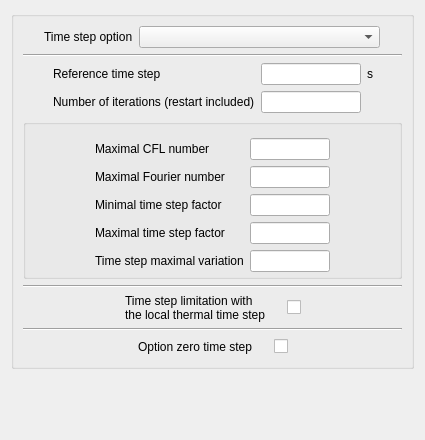
<?xml version="1.0" encoding="UTF-8"?>
<ui version="4.0">
 <class>TimeStepForm</class>
 <widget class="QWidget" name="TimeStepForm">
  <property name="geometry">
   <rect>
    <x>0</x>
    <y>0</y>
    <width>425</width>
    <height>440</height>
   </rect>
  </property>
  <property name="windowTitle">
   <string>Form</string>
  </property>
  <layout class="QGridLayout">
   <item row="0" column="0">
    <layout class="QVBoxLayout">
     <item>
      <widget class="QGroupBox" name="groupBox">
       <property name="title">
        <string/>
       </property>
       <layout class="QGridLayout">
        <item row="0" column="0">
         <layout class="QHBoxLayout">
          <item>
           <spacer>
            <property name="orientation">
             <enum>Qt::Horizontal</enum>
            </property>
            <property name="sizeHint" stdset="0">
             <size>
              <width>40</width>
              <height>20</height>
             </size>
            </property>
           </spacer>
          </item>
          <item>
           <layout class="QHBoxLayout">
            <item>
             <widget class="QLabel" name="label">
              <property name="text">
               <string>Time step option</string>
              </property>
             </widget>
            </item>
            <item>
             <widget class="QComboBox" name="comboBoxOptions">
              <property name="minimumSize">
               <size>
                <width>241</width>
                <height>21</height>
               </size>
              </property>
             </widget>
            </item>
           </layout>
          </item>
          <item>
           <spacer>
            <property name="orientation">
             <enum>Qt::Horizontal</enum>
            </property>
            <property name="sizeHint" stdset="0">
             <size>
              <width>40</width>
              <height>20</height>
             </size>
            </property>
           </spacer>
          </item>
         </layout>
        </item>
        <item row="1" column="0">
         <widget class="Line" name="line">
          <property name="orientation">
           <enum>Qt::Horizontal</enum>
          </property>
         </widget>
        </item>
        <item row="2" column="0">
         <layout class="QHBoxLayout">
          <item>
           <spacer>
            <property name="orientation">
             <enum>Qt::Horizontal</enum>
            </property>
            <property name="sizeHint" stdset="0">
             <size>
              <width>16</width>
              <height>16</height>
             </size>
            </property>
           </spacer>
          </item>
          <item>
           <layout class="QGridLayout">
            <item row="0" column="0">
             <widget class="QLabel" name="label_2">
              <property name="toolTip">
               <string>Code_Saturne key word: DTREF</string>
              </property>
              <property name="text">
               <string>Reference time step</string>
              </property>
             </widget>
            </item>
            <item row="0" column="1">
             <widget class="QLineEdit" name="lineEditDTREF">
              <property name="minimumSize">
               <size>
                <width>100</width>
                <height>0</height>
               </size>
              </property>
              <property name="maximumSize">
               <size>
                <width>60</width>
                <height>16777215</height>
               </size>
              </property>
              <property name="toolTip">
               <string>Code_Saturne key word: DTREF</string>
              </property>
             </widget>
            </item>
            <item row="0" column="2">
             <widget class="QLabel" name="label_3">
              <property name="text">
               <string>s</string>
              </property>
             </widget>
            </item>
            <item row="1" column="0">
             <widget class="QLabel" name="label_4">
              <property name="toolTip">
               <string>Code_Saturne key word: NTMABS</string>
              </property>
              <property name="statusTip">
               <string>Absolute time step number of the simulation, restarts included.</string>
              </property>
              <property name="text">
               <string>Number of iterations (restart included)</string>
              </property>
             </widget>
            </item>
            <item row="1" column="1">
             <widget class="QLineEdit" name="lineEditNTMABS">
              <property name="minimumSize">
               <size>
                <width>100</width>
                <height>0</height>
               </size>
              </property>
              <property name="maximumSize">
               <size>
                <width>60</width>
                <height>16777215</height>
               </size>
              </property>
              <property name="toolTip">
               <string>Code_Saturne key word: NTMABS</string>
              </property>
              <property name="statusTip">
               <string>Absolute time step number of the simulation, restarts included.</string>
              </property>
             </widget>
            </item>
           </layout>
          </item>
          <item>
           <spacer>
            <property name="orientation">
             <enum>Qt::Horizontal</enum>
            </property>
            <property name="sizeHint" stdset="0">
             <size>
              <width>16</width>
              <height>16</height>
             </size>
            </property>
           </spacer>
          </item>
         </layout>
        </item>
        <item row="4" column="0">
         <widget class="Line" name="lineIPTLRO">
          <property name="orientation">
           <enum>Qt::Horizontal</enum>
          </property>
         </widget>
        </item>
        <item row="7" column="0">
         <layout class="QHBoxLayout">
          <item>
           <spacer>
            <property name="orientation">
             <enum>Qt::Horizontal</enum>
            </property>
            <property name="sizeHint" stdset="0">
             <size>
              <width>20</width>
              <height>20</height>
             </size>
            </property>
           </spacer>
          </item>
          <item>
           <layout class="QHBoxLayout">
            <item>
             <widget class="QLabel" name="label_8">
              <property name="toolTip">
               <string>Code_Saturne key word: INPDT0</string>
              </property>
              <property name="statusTip">
               <string/>
              </property>
              <property name="text">
               <string>Option zero time step</string>
              </property>
             </widget>
            </item>
            <item>
             <spacer>
              <property name="orientation">
               <enum>Qt::Horizontal</enum>
              </property>
              <property name="sizeHint" stdset="0">
               <size>
                <width>16</width>
                <height>16</height>
               </size>
              </property>
             </spacer>
            </item>
            <item>
             <widget class="QCheckBox" name="checkBoxINPDT0">
              <property name="toolTip">
               <string>Code_Saturne key word: INPDT0</string>
              </property>
              <property name="text">
               <string/>
              </property>
             </widget>
            </item>
           </layout>
          </item>
          <item>
           <spacer>
            <property name="orientation">
             <enum>Qt::Horizontal</enum>
            </property>
            <property name="sizeHint" stdset="0">
             <size>
              <width>16</width>
              <height>16</height>
             </size>
            </property>
           </spacer>
          </item>
         </layout>
        </item>
        <item row="6" column="0">
         <widget class="Line" name="line_4">
          <property name="orientation">
           <enum>Qt::Horizontal</enum>
          </property>
         </widget>
        </item>
        <item row="5" column="0">
         <layout class="QHBoxLayout">
          <item>
           <spacer>
            <property name="orientation">
             <enum>Qt::Horizontal</enum>
            </property>
            <property name="sizeHint" stdset="0">
             <size>
              <width>20</width>
              <height>21</height>
             </size>
            </property>
           </spacer>
          </item>
          <item>
           <layout class="QHBoxLayout">
            <item>
             <widget class="QLabel" name="labelIPTLRO">
              <property name="toolTip">
               <string>Code_Saturne key word: IPTLRO</string>
              </property>
              <property name="statusTip">
               <string>Accesible if gravity  is not nul, if density is not constant and if the time step is variable</string>
              </property>
              <property name="text">
               <string>Time step limitation with    
the local thermal time step</string>
              </property>
             </widget>
            </item>
            <item>
             <spacer>
              <property name="orientation">
               <enum>Qt::Horizontal</enum>
              </property>
              <property name="sizeHint" stdset="0">
               <size>
                <width>16</width>
                <height>21</height>
               </size>
              </property>
             </spacer>
            </item>
            <item>
             <widget class="QCheckBox" name="checkBoxIPTLRO">
              <property name="toolTip">
               <string>Code_Saturne key word: INPDT0</string>
              </property>
              <property name="statusTip">
               <string>Code_Saturne key word: INPDT0</string>
              </property>
              <property name="text">
               <string/>
              </property>
             </widget>
            </item>
           </layout>
          </item>
          <item>
           <spacer>
            <property name="orientation">
             <enum>Qt::Horizontal</enum>
            </property>
            <property name="sizeHint" stdset="0">
             <size>
              <width>16</width>
              <height>21</height>
             </size>
            </property>
           </spacer>
          </item>
         </layout>
        </item>
        <item row="3" column="0">
         <widget class="QGroupBox" name="groupBoxLabels">
          <property name="sizePolicy">
           <sizepolicy hsizetype="Preferred" vsizetype="Preferred">
            <horstretch>0</horstretch>
            <verstretch>0</verstretch>
           </sizepolicy>
          </property>
          <property name="minimumSize">
           <size>
            <width>316</width>
            <height>160</height>
           </size>
          </property>
          <property name="title">
           <string/>
          </property>
          <property name="flat">
           <bool>true</bool>
          </property>
          <layout class="QGridLayout">
           <property name="bottomMargin">
            <number>0</number>
           </property>
           <item row="0" column="0">
            <layout class="QHBoxLayout">
             <item>
              <spacer>
               <property name="orientation">
                <enum>Qt::Horizontal</enum>
               </property>
               <property name="sizeHint" stdset="0">
                <size>
                 <width>20</width>
                 <height>20</height>
                </size>
               </property>
              </spacer>
             </item>
             <item>
              <layout class="QGridLayout">
               <item row="0" column="0">
                <widget class="QLabel" name="labelCOUMAX">
                 <property name="toolTip">
                  <string>Code_Saturne key word: COUMAX</string>
                 </property>
                 <property name="statusTip">
                  <string>Accessible entry if the time step is variable.</string>
                 </property>
                 <property name="text">
                  <string>Maximal CFL number</string>
                 </property>
                </widget>
               </item>
               <item row="0" column="1">
                <widget class="QLineEdit" name="lineEditCOUMAX">
                 <property name="maximumSize">
                  <size>
                   <width>80</width>
                   <height>16777215</height>
                  </size>
                 </property>
                 <property name="toolTip">
                  <string>Code_Saturne key word: COUMAX</string>
                 </property>
                 <property name="statusTip">
                  <string>Accessible entry if the time step is variable.</string>
                 </property>
                </widget>
               </item>
               <item row="1" column="0">
                <widget class="QLabel" name="labelFOUMAX">
                 <property name="toolTip">
                  <string>Code_Saturne key word: FOUMAX</string>
                 </property>
                 <property name="statusTip">
                  <string>Accessible entry if the time step is variable.</string>
                 </property>
                 <property name="text">
                  <string>Maximal Fourier number</string>
                 </property>
                </widget>
               </item>
               <item row="1" column="1">
                <widget class="QLineEdit" name="lineEditFOUMAX">
                 <property name="maximumSize">
                  <size>
                   <width>80</width>
                   <height>16777215</height>
                  </size>
                 </property>
                 <property name="toolTip">
                  <string>Code_Saturne key word: FOUMAX</string>
                 </property>
                 <property name="statusTip">
                  <string>Accessible entry if the time step is variable.</string>
                 </property>
                </widget>
               </item>
               <item row="2" column="0">
                <widget class="QLabel" name="labelCDTMIN">
                 <property name="toolTip">
                  <string>Code_Saturne key word: DTMIN/DTREF</string>
                 </property>
                 <property name="statusTip">
                  <string>Accessible entry if the time step is variable.</string>
                 </property>
                 <property name="text">
                  <string>Minimal time step factor</string>
                 </property>
                </widget>
               </item>
               <item row="2" column="1">
                <widget class="QLineEdit" name="lineEditCDTMIN">
                 <property name="maximumSize">
                  <size>
                   <width>80</width>
                   <height>16777215</height>
                  </size>
                 </property>
                 <property name="toolTip">
                  <string>Code_Saturne key word: DTMIN/DTREF</string>
                 </property>
                 <property name="statusTip">
                  <string>Accessible entry if the time step is variable.</string>
                 </property>
                </widget>
               </item>
               <item row="3" column="0">
                <widget class="QLabel" name="labelCDTMAX">
                 <property name="toolTip">
                  <string>Code_Saturne key word: DTMAX/DTREF</string>
                 </property>
                 <property name="statusTip">
                  <string>Accessible entry if the time step is variable.</string>
                 </property>
                 <property name="text">
                  <string>Maximal time step factor</string>
                 </property>
                </widget>
               </item>
               <item row="3" column="1">
                <widget class="QLineEdit" name="lineEditCDTMAX">
                 <property name="maximumSize">
                  <size>
                   <width>80</width>
                   <height>16777215</height>
                  </size>
                 </property>
                 <property name="toolTip">
                  <string>Code_Saturne key word: DTMAX/DTREF</string>
                 </property>
                 <property name="statusTip">
                  <string>Accessible entry if the time step is variable.</string>
                 </property>
                </widget>
               </item>
               <item row="4" column="0">
                <widget class="QLabel" name="labelVARRDT">
                 <property name="toolTip">
                  <string>Code_Saturne key word: VARRDT</string>
                 </property>
                 <property name="statusTip">
                  <string>Accessible entry if the time step is variable.</string>
                 </property>
                 <property name="text">
                  <string>Time step maximal variation</string>
                 </property>
                </widget>
               </item>
               <item row="4" column="1">
                <widget class="QLineEdit" name="lineEditVARRDT">
                 <property name="maximumSize">
                  <size>
                   <width>80</width>
                   <height>16777215</height>
                  </size>
                 </property>
                 <property name="toolTip">
                  <string>Code_Saturne key word: VARRDT</string>
                 </property>
                 <property name="statusTip">
                  <string>Accessible entry if the time step is variable.</string>
                 </property>
                </widget>
               </item>
              </layout>
             </item>
             <item>
              <spacer>
               <property name="orientation">
                <enum>Qt::Horizontal</enum>
               </property>
               <property name="sizeHint" stdset="0">
                <size>
                 <width>16</width>
                 <height>16</height>
                </size>
               </property>
              </spacer>
             </item>
            </layout>
           </item>
          </layout>
         </widget>
        </item>
       </layout>
      </widget>
     </item>
     <item>
      <spacer>
       <property name="orientation">
        <enum>Qt::Vertical</enum>
       </property>
       <property name="sizeHint" stdset="0">
        <size>
         <width>20</width>
         <height>40</height>
        </size>
       </property>
      </spacer>
     </item>
    </layout>
   </item>
  </layout>
 </widget>
 <resources/>
 <connections/>
</ui>
